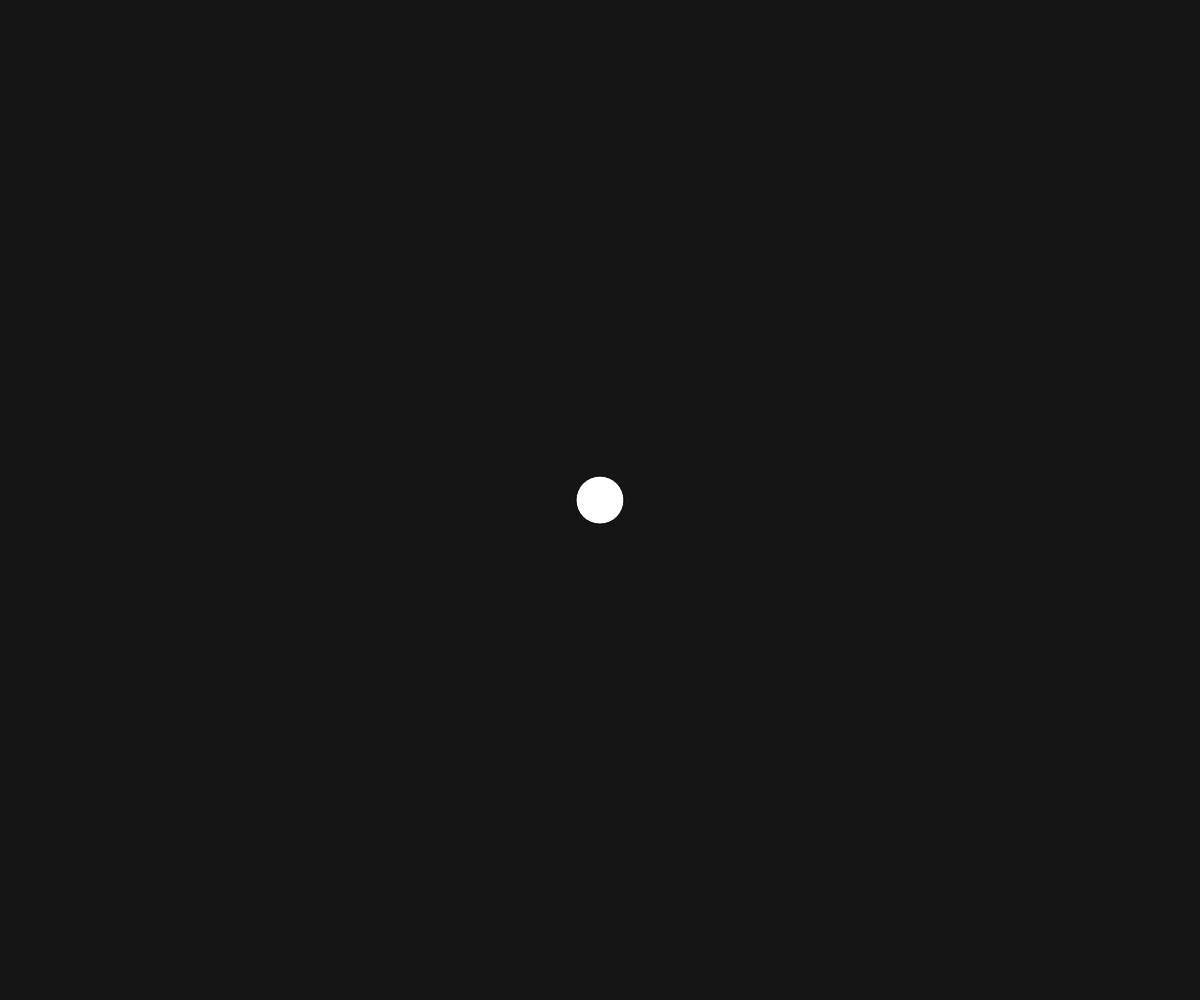
Frame 1 (no input)
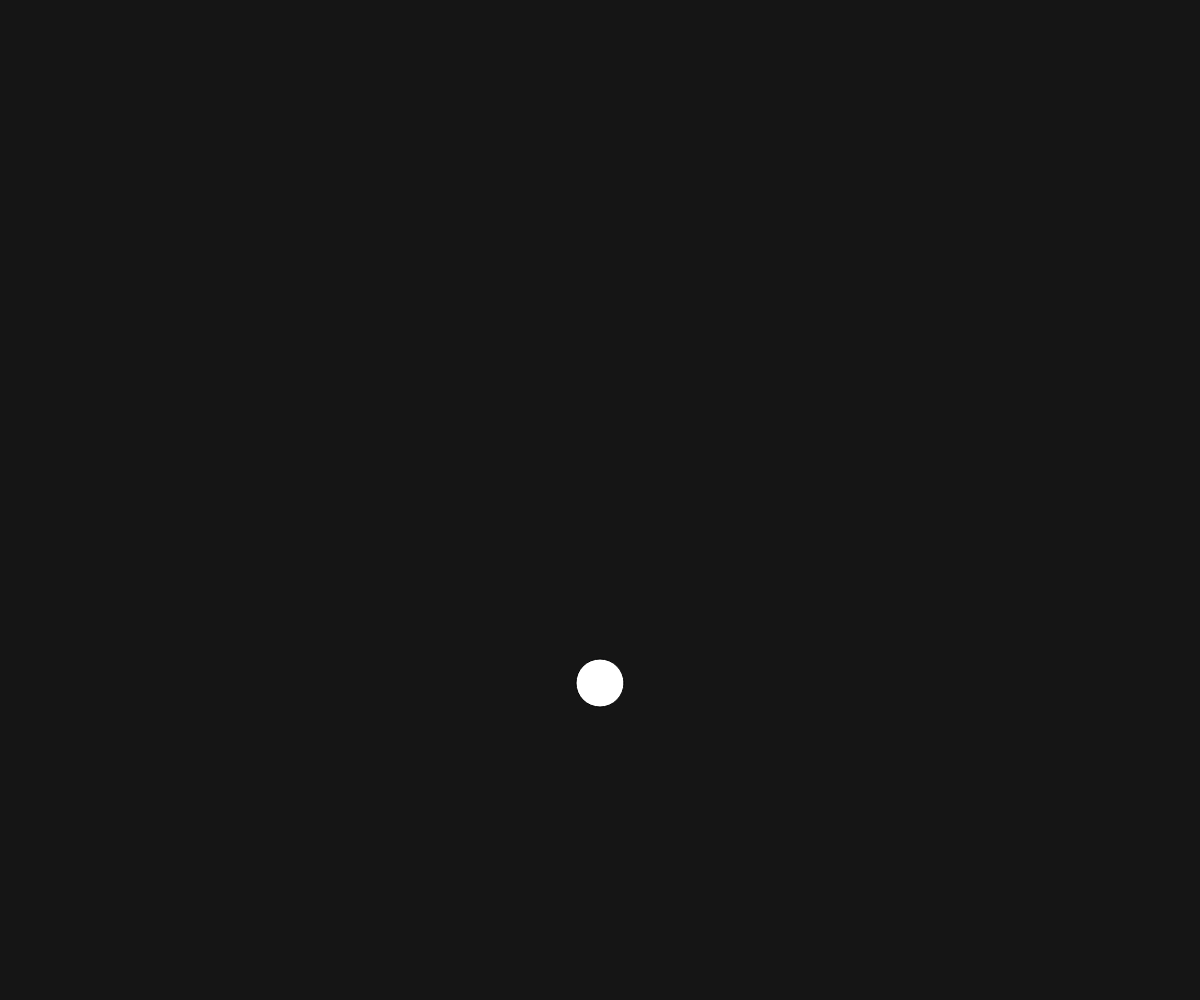
Frame 60 (no input)
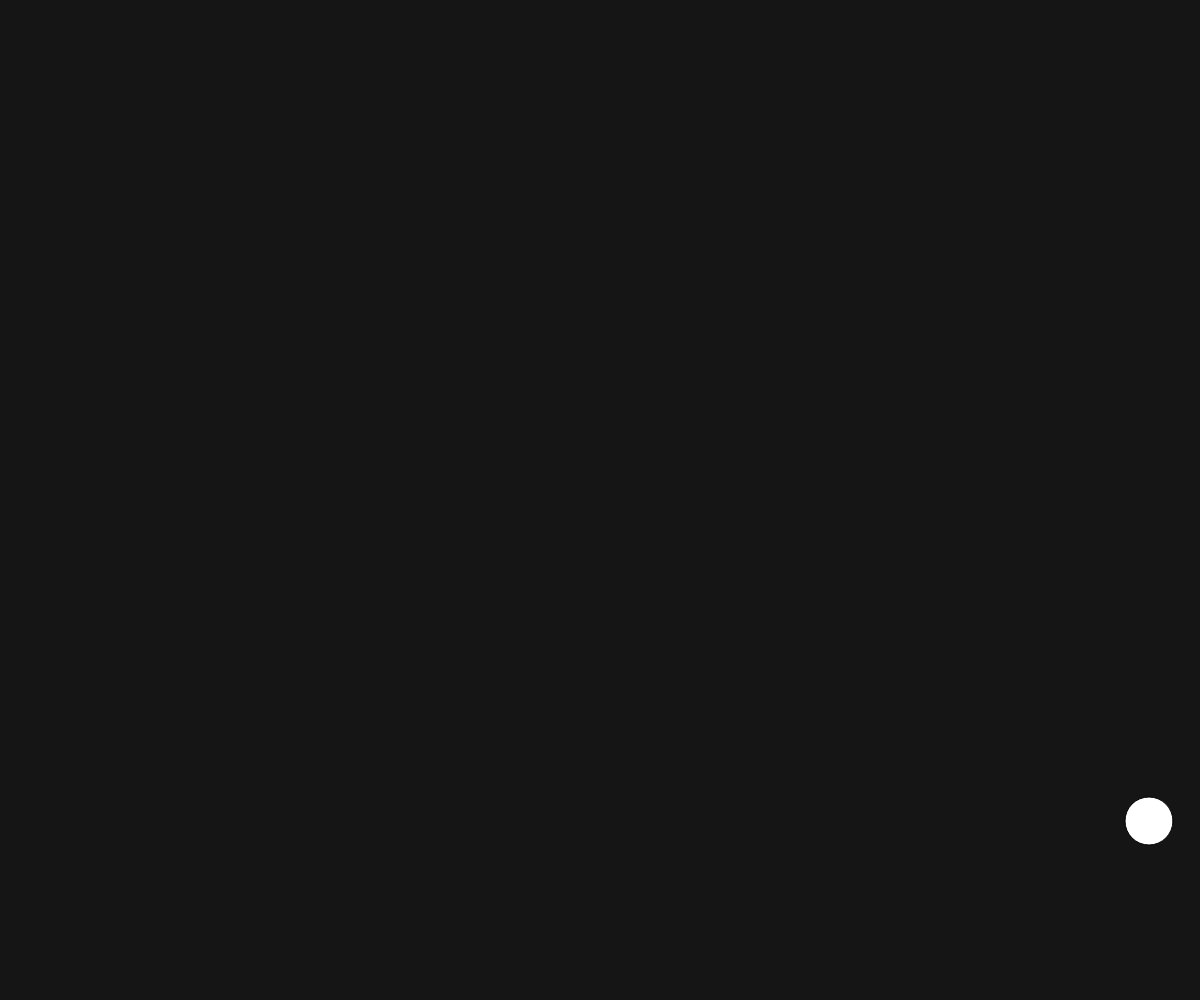
Frame 120 (the mouse pressed at the canvas centre since frame 60)

The p5.js sketch that drew these frames (run headless with seeded random() and noise() and a simulated clock; from frame 60 on, the mouse is pressed at the canvas centre):

// p5.js sketch
// ── sketch.js
var particle;

function setup(){
  createCanvas(windowWidth, windowHeight);
  background(21);
  particle = new Particle();
}

function draw(){
  background(21);

  // create force external to object
  var gravity = createVector(0, 0.1);
  var wind = createVector(0.3, 0);
  // apply force to object via method
  particle.applyForce(gravity);

  if(mouseIsPressed){
    particle.applyForce(wind);
  }

  particle.update();
  particle.edges();
  particle.display();
}


function windowResized() {
  resizeCanvas(windowWidth, windowHeight);
  background(21);
}

// ── particle.js
function Particle(){
  this.pos = createVector(width/2, height/2);
  this.vel = createVector(0, 0);
  this.acc = createVector(0, 0);

  // method to be influenced by external force
  this.applyForce = function(force){
    this.acc.add(force);
  };

  this.update = function(){
    this.vel.add(this.acc);
    this.pos.add(this.vel);

    // reset acc for next force calculation
    this.acc.set(0, 0);
  };

  this.display = function(){
    fill(255);
    ellipse(this.pos.x, this.pos.y, 48, 48);
  };

  this.edges = function() {
    if(this.pos.y > height){
      this.vel.y *= -1;
      this.pos.y = height;
    }
    if(this.pos.x > width){
      this.vel.x *= -1;
      this.pos.x = width;
    }
  };
}
